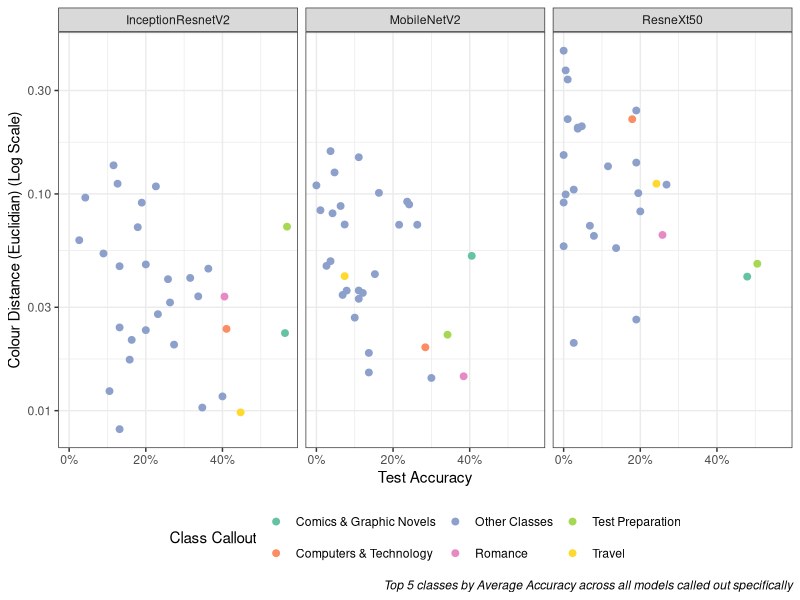

Recreate this plot in R.
library(dplyr)
library(ggplot2)
library(tidyr)

c_names <- c('Arts & Photography',
             'Biographies & Memoirs',
             'Business & Money',
             'Calendars',
             "Children's Books",
             'Comics & Graphic Novels',
             'Computers & Technology',
             'Cookbooks, Food & Wine',
             'Crafts, Hobbies & Home',
             'Christian Books & Bibles',
             'Engineering & Transportation',
             'Health, Fitness & Dieting',
             'History',
             'Humor & Entertainment',
             'Law',
             'Literature & Fiction',
             'Medical Books',
             'Mystery, Thriller & Suspense',
             'Parenting & Relationships',
             'Politics & Social Sciences',
             'Reference',
             'Religion & Spirituality',
             'Romance',
             'Science & Math',
             'Science Fiction & Fantasy',
             'Self-Help',
             'Sports & Outdoors',
             'Teen & Young Adult',
             'Test Preparation',
             'Travel',
             'Filename')

classes <- c("0" = 'Arts & Photography',
             "1" = 'Biographies & Memoirs',
             "2" = 'Business & Money',
             "3" = 'Calendars',
             "4" = "Children's Books",
             "5" = 'Comics & Graphic Novels',
             "6" = 'Computers & Technology',
             "7" = 'Cookbooks, Food & Wine',
             "8" = 'Crafts, Hobbies & Home',
             "9" = 'Christian Books & Bibles',
             "10" = 'Engineering & Transportation',
             "11" = 'Health, Fitness & Dieting',
             "12" = 'History',
             "13" = 'Humor & Entertainment',
             "14" = 'Law',
             "15" = 'Literature & Fiction',
             "16" = 'Medical Books',
             "17" = 'Mystery, Thriller & Suspense',
             "18" = 'Parenting & Relationships',
             "19" = 'Politics & Social Sciences',
             "20" = 'Reference',
             "21" = 'Religion & Spirituality',
             "22" = 'Romance',
             "23" = 'Science & Math',
             "24" = 'Science Fiction & Fantasy',
             "25" = 'Self-Help',
             "26" = 'Sports & Outdoors',
             "27" = 'Teen & Young Adult',
             "28" = 'Test Preparation',
             "29" = 'Travel')


mob_results <- read.csv("Files and scripts/mobilenetV2_preds.csv",
                        col.names = c_names, check.names = FALSE)
inc_results <- read.csv("Files and scripts/InceptionResnetV2_preds.csv",
                        col.names = c_names, check.names = FALSE)
res_results <- read.csv("Files and scripts/Resnext_preds.csv",
                        col.names = c_names, check.names = FALSE)


test_data <- read.csv("Files and scripts/dims_and_colours_to_analyse_test.csv")
results <- read.csv("Files and scripts/all_top_n_results.csv")

results_clean <- results %>% filter(Class != 'Total', N == 1) %>%
  left_join(data.frame(classes) %>% mutate(Class = row.names(.)) )



true_class_colours <- test_data %>% 
  group_by(Category) %>% 
  summarise(Avg_red = mean(Avg_Red)/255, 
            Avg_green = mean(Avg_Green)/255,
            Avg_blue = mean(Avg_Blue)/255)

# Get average colour by predicted class 
get_avg_pred_cols <- function(df){
  df %>%
    pivot_longer(`Arts & Photography`:Travel, names_to = 'Predicted_Class', values_to = 'Prediction_Perc') %>%
    group_by(Filename) %>%
    filter(Prediction_Perc == max(Prediction_Perc)) %>%
    left_join(test_data) %>%
    group_by(Predicted_Class) %>% 
    summarise(Pred_Avg_red = mean(Avg_Red)/255, 
              Pred_Avg_green = mean(Avg_Green)/255,
              Pred_Avg_blue = mean(Avg_Blue)/255) %>%
    return()
}

mob_avg_cols <- get_avg_pred_cols(mob_results)
inc_avg_cols <- get_avg_pred_cols(inc_results)
res_avg_cols <- get_avg_pred_cols(res_results)

comb_col_data <- mob_avg_cols %>% mutate(model = 'MobileNetV2') %>%
  rbind(inc_avg_cols %>% mutate(model = 'InceptionResnetV2')) %>%
    rbind(res_avg_cols %>% mutate(model = 'ResneXt50')) %>%
    left_join(true_class_colours, by = c('Predicted_Class' = 'Category'))

data_to_plot <- comb_col_data %>% 
  mutate(col_dist = sqrt((Avg_red - Pred_Avg_red)^2 + 
                           (Avg_green - Pred_Avg_green)^2 + 
                           (Avg_blue - Pred_Avg_blue)^2),
         pred_col = rgb(Pred_Avg_red, Pred_Avg_green, Pred_Avg_blue),
         true_col = rgb(Avg_red, Avg_green, Avg_blue)) %>%
  left_join(results_clean, by = c('Predicted_Class' = 'classes', "model" = 'Model')) %>%
  select(Predicted_Class, model, col_dist, pred_col, true_col, accuracy = Result)


data_to_plot %>%
  mutate(class2 = case_when(
    Predicted_Class %in% c('Test Preparation',
                           'Comics & Graphic Novels',
                           'Travel',
                           'Computers & Technology',
                           'Romance')~ Predicted_Class,
    TRUE ~ 'Other Classes'
  )) %>%
  ggplot(aes(x = accuracy, y = col_dist, col = class2)) + 
  geom_point(size = 2) + 
  scale_color_brewer(palette="Set2", name = 'Class Callout') +
  facet_wrap(~model) +
  theme_bw() +
  scale_y_log10() +
  labs(x = 'Test Accuracy',
       y = 'Colour Distance (Euclidian) (Log Scale)',
       caption = 'Top 5 classes by Average Accuracy across all models called out specifically') +
  theme(legend.position = 'bottom',
        plot.caption = element_text(face = 'italic')) +
  scale_x_continuous(labels = scales::percent_format())
